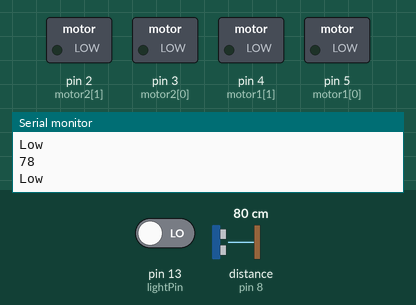
This sketch was run on a simulated Arduino Uno, built with avr-gcc and run on an emulated ATmega328P. Parts: switched loads named in the sketch (green lamp = pin HIGH), the last lines printed to the serial monitor. Wiring (inferred from the names in the program): ultrasonic range finder: trigger pin 9; echo pin 8. The test bench sets the inputs (shaded band); at power-on: pin 13 (lightPin) LOW, distance to the obstacle (sensor on pin 8) 80 cm. The echo pulse lasts 58.3 µs per cm; pins used as bus, display or sensor lines are not drawn.

Above: at 1.2 s.
1.3 s: pin 13 (lightPin) driven HIGH
At 1.8 s:
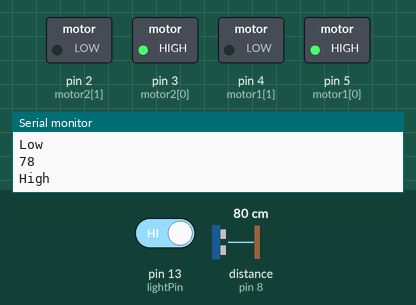
2.8 s: pin 13 (lightPin) driven LOW
At 3.6 s:
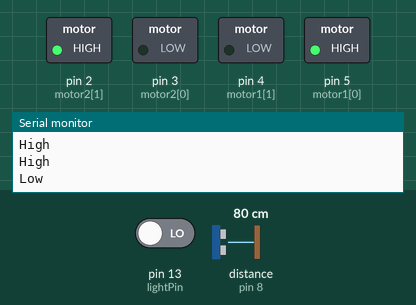
5.2 s: distance to the obstacle (sensor on pin 8) set to 71 cm
At 6.2 s:
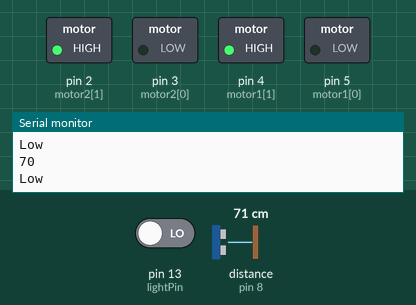
6.7 s: distance to the obstacle (sensor on pin 8) set to 120 cm
At 7.8 s:
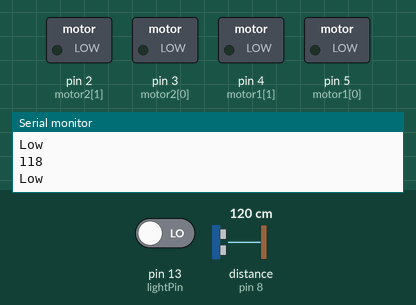
8.3 s: distance to the obstacle (sensor on pin 8) set to 2 cm
At 8.9 s:
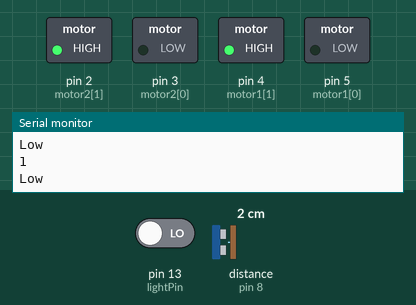
Timing chart, 0 to 10.9 s (numbered marks = the images above; inputs shaded):
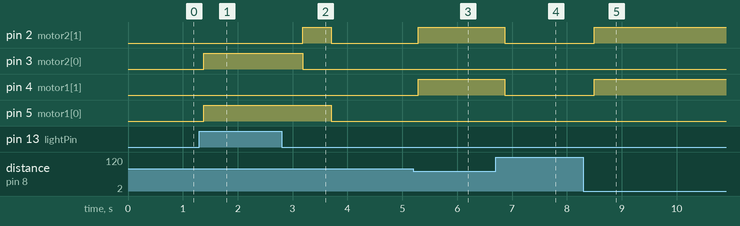

Measured:
- the behaviour switches between 77 and 76 cm on distance to the obstacle (sensor on pin 8) (found by bisection; images 2 and 3)
- after the input at 1.3 s, pin 3 (motor2[0]), pin 5 (motor1[0]): LOW → HIGH after 0.08 s
- after the input at 2.8 s, pin 2 (motor2[1]): LOW → HIGH after 0.38 s, → LOW 0.53 s later; pin 3 (motor2[0]): HIGH → LOW after 0.38 s; pin 5 (motor1[0]): HIGH → LOW after 0.91 s
- after the input at 5.2 s, pin 2 (motor2[1]), pin 4 (motor1[1]): LOW → HIGH after 0.09 s
- after the input at 6.7 s, pin 2 (motor2[1]), pin 4 (motor1[1]): HIGH → LOW after 0.17 s
- after the input at 8.3 s, pin 2 (motor2[1]), pin 4 (motor1[1]): LOW → HIGH after 0.20 s

The sketch:

arduino.ino
```cpp
// This file uses the Ultrasonic Sensor

int motor2[] = {3, 2};
int motor1[] = {5, 4};

#define echoPin 8
#define trigPin 9
#define lightPin 13

//long duration;
// Sup
int distance;

void setup() {
  pinMode(trigPin, OUTPUT);
  pinMode(echoPin, INPUT);
  pinMode(lightPin, INPUT);
  Serial.begin(9600);
  pinMode(motor1[0], OUTPUT);
  pinMode(motor1[1], OUTPUT);
  pinMode(motor2[0], OUTPUT);
  pinMode(motor2[1], OUTPUT);
}


int getDistance()
{
  long duration;
  digitalWrite(trigPin, LOW);
  delayMicroseconds(2);
  digitalWrite(trigPin, HIGH);
  delayMicroseconds(10);
  digitalWrite(trigPin, LOW);
  duration = pulseIn(echoPin, HIGH);

  distance = duration * 0.034 / 2;
  return distance;
}

int distanceRemoveError(int samples)
{
   int avg = 0;
   for( int i = 0; i < samples; i++  )
   {
       avg += getDistance();
   }

   return avg/samples ;
}

void run(bool go) {
  if (go) {
    // Moves towards target
    digitalWrite(motor1[0], LOW);
    digitalWrite(motor1[1], HIGH);

    digitalWrite(motor2[0], LOW);
    digitalWrite(motor2[1], HIGH);
    delay(200);
  } else {
    // No movement
    digitalWrite(motor1[0], LOW);
    digitalWrite(motor1[1], LOW);

    digitalWrite(motor2[0], LOW);
    digitalWrite(motor2[1], LOW);
    delay(200);
  }
}

void backwards() {
// Backwards
  digitalWrite(motor1[0], HIGH);
  digitalWrite(motor1[1], LOW);
  digitalWrite(motor2[0], HIGH);
  digitalWrite(motor2[1], LOW);
  delay(900);
}

void spin_180() {
  // Turns around with both wheels moving in different directions
  digitalWrite(motor1[0], HIGH);
  digitalWrite(motor1[1], LOW);

  digitalWrite(motor2[0], LOW);
  digitalWrite(motor2[1], HIGH);
  delay(500);
}

void roundabout(bool turn_left) {
  Serial.println("ra!");

  if (turn_left) {
    // 45 degree turn Left
    digitalWrite(motor1[0], LOW);
    digitalWrite(motor1[1], HIGH);

    digitalWrite(motor2[0], HIGH);
    digitalWrite(motor2[1], LOW);
    delay(250);
  } else {
    // 90 degree turn right
    digitalWrite(motor1[0], HIGH);
    digitalWrite(motor1[1], LOW);

    digitalWrite(motor2[0], LOW);
    digitalWrite(motor2[1], HIGH);
    delay(500);
  }

  // moves forward
  unsigned long starttime = millis();
  unsigned long endtime = starttime;

  // do this loop for up to 1000mS
  while (((endtime - starttime) <= 1000)) {
    Serial.println("Go!");

    digitalWrite(motor1[0], LOW);
    digitalWrite(motor1[1], HIGH);

    digitalWrite(motor2[0], LOW);
    digitalWrite(motor2[1], HIGH);

    endtime = millis();
  }

}

bool is_out_of_ring() {

  int detect = digitalRead(lightPin);
  bool out_of_ring = false;

  if (detect == HIGH)
    out_of_ring = true;

  Serial.println("detect");

  return out_of_ring;

}

void loop() {
  // print current time

  int distance_no_err = distanceRemoveError(5);
  int detect = digitalRead(lightPin);
  //Serial.print("Distance: ");
  Serial.println(distance_no_err);
  //Serial.println(" cm");

  // detect is HIGH on black, every other colour is LOW
  if (detect == HIGH) {
    Serial.println("High");
  } else if (detect == LOW) {
    Serial.println("Low");
  }

  if (detect == HIGH) {
    // backs up while still on black and then spins when it detects otherwise
    while (detect == HIGH) {
      backwards();
      detect = digitalRead(lightPin);
      if (detect == HIGH) {
        Serial.println("High");
      } else if (detect == LOW) {
        Serial.println("Low");
      }
    }
    spin_180();
  } //else if (distance_no_err < 30) {
    // Moves in a semidiamond
    //bool directions[] = {true, false};

    //for (int i = 0; i < 2; i++) {
      //roundabout(directions[i]);
      //delay(1000);
    //}

  //}
  else if (distance_no_err < 76 && detect == LOW) {
    // Moves towards target
    run(true);
  } else if (distance_no_err > 75) {
    // Stops moving entirely
    run(false);
  }
}
```
